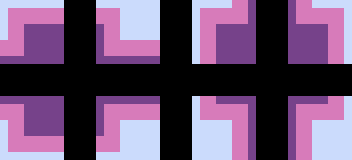

This is a level from a 2D game, rendered from its Tiled map with the project's own tilesets. A one-line summary and the complete map file follow:
An orthogonal 11x5 tile map with 32x32 px tiles, 2 tile layers (regions, input_primitives), 1 hidden layer not drawn.

<map version="1.2" tiledversion="1.3.1" orientation="orthogonal" renderorder="right-down" compressionlevel="0" width="11" height="5" tilewidth="32" tileheight="32" infinite="0" nextlayerid="4" nextobjectid="1">
 <tileset firstgid="1" source="../tilesets/primitives.tsx" />
 <layer id="1" name="regions" width="11" height="5">
  <data encoding="csv">
3,3,0,3,3,0,3,3,0,3,3,
3,3,0,3,3,0,3,3,0,3,3,
0,0,0,0,0,0,0,0,0,0,0,
3,3,0,3,3,0,3,3,0,3,3,
3,3,0,3,3,0,3,3,0,3,3
</data>
 </layer>
 <layer id="2" name="input_primitives" width="11" height="5">
  <properties>
   <property name="StrictEmpty" type="bool" value="true" />
  </properties>
  <data encoding="csv">
12,13,0,14,18,0,12,27,0,25,14,
27,21,0,25,13,0,20,21,0,21,22,
0,0,0,0,0,0,0,0,0,0,0,
11,21,0,9,29,0,28,11,0,9,30,
28,29,0,30,18,0,18,20,0,22,18
</data>
 </layer>
 <layer id="3" name="output_intermediate" width="11" height="5" visible="0">
  <data encoding="csv">
33,34,0,35,36,0,37,38,0,39,40,
41,42,0,43,44,0,45,46,0,47,48,
0,0,0,0,0,0,0,0,0,0,0,
49,50,0,51,52,0,53,54,0,55,56,
57,58,0,59,60,0,61,62,0,63,64
</data>
 </layer>
</map>
